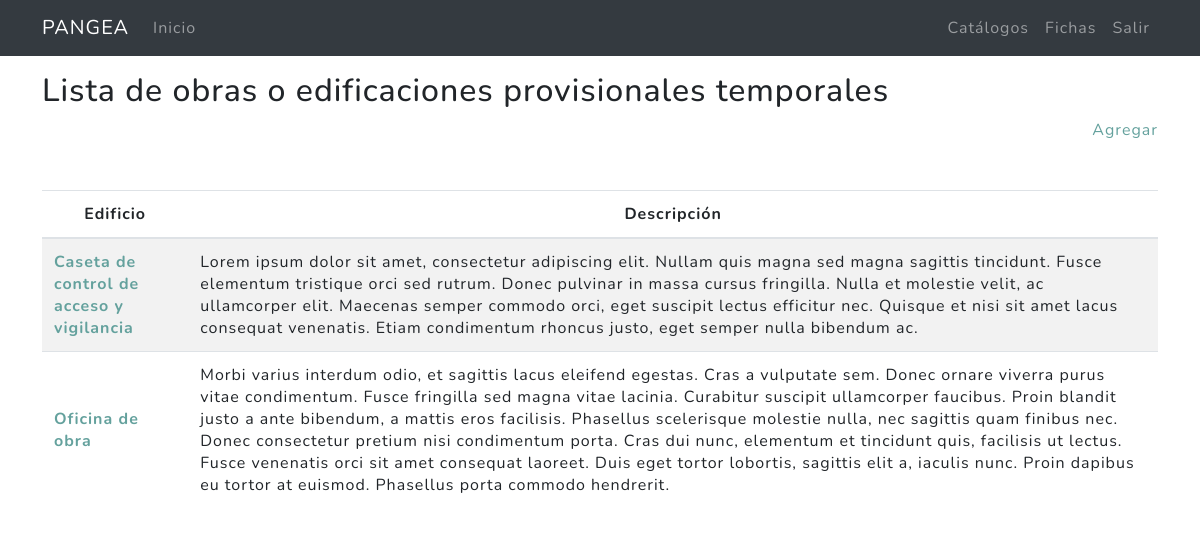
Screenshot of /catalogos/edificaciones/ (signed in) with the database file from the repository.
### miscelanea/models.py (models this page shows, shortened)
class EdificacionProvisional(models.Model):
    title =  models.CharField(max_length=1500,verbose_name = "Edificación en obras provisionales")
    description = models.TextField(max_length=1500,verbose_name="Descripción",blank = True)
    created = models.DateTimeField(auto_now_add = True,verbose_name = "Fecha de creación")
    updated = models.DateTimeField(auto_now = True,verbose_name = "Fecha de edición")
    class Meta:
        verbose_name = "Lista de obras o edificaciones provisionales temporales"
        verbose_name_plural = "Lista de obras o edificaciones provisionales temporales"
        ordering = ["title"]

### miscelanea/views.py (the view)
# urls.py: path('edificaciones/', EdiProvisionalListView.as_view(), name='edificaciones'),
@method_decorator(login_required,name='dispatch')
class EdiProvisionalListView(ListView):
    model = EdificacionProvisional
    template_name = "miscelanea/edificacionprovisional_list.html"
    paginate_by = 20
    def get_context_data(self, **kwargs):
        context = super().get_context_data(**kwargs)
        context['p_title']=EdificacionProvisional._meta.verbose_name
        return context

### miscelanea/templates/miscelanea/edificacionprovisional_list.html (shortened to what this page needs)
{% extends 'cap2/base_mx.html' %}
{% load static %}
{% block content %}
<main role="main">
  <div class="container mb-4">
    <h2 class="mt-3">{{p_title}}</h2>
    <div class="agregar mb-4 text-right"><a href="{% url 'catalogos:edificio-create' %}">Agregar</a></div>
    <table class="table  table-striped mt-5">
      <thead>
        <tr>
          <th scope="col-4" class="text-center">Edificio</th>
          <th scope="col-8" class="text-center">Descripción</th>
        </tr>
      </thead>
      <tbody>
      {% for edificio in edificacionprovisional_list %}
          <tr>
            <th scope="row" class="align-middle"><a href="{% url 'catalogos:edificio-update' edificio.id %}">{{edificio.title}} </a></th>
            <td>{{edificio.description}}</td>
          </tr>
      {% endfor %}
      </tbody>
    </table>
  </div>
</main>
{% endblock %}

### rows the page displays
EdificacionProvisional: title "Caseta de control de acceso y vigilancia", description "Lorem ipsum dolor sit amet, consectetur adipiscing elit. Nullam quis magna sed magna sagittis tincidunt. Fusce elementum tristique orci sed rutrum. Donec pulvinar in massa cursus fringilla. Nulla et molestie velit, ac ullamcorper elit. Maecenas semper commodo orci, eget suscipit lectus efficitur nec. Quisque et nisi sit amet lacus consequat venenatis. Etiam condimentum rhoncus justo, eget semper nulla bibendum ac."
EdificacionProvisional: title "Oficina de obra", description "Morbi varius interdum odio, et sagittis lacus eleifend egestas. Cras a vulputate sem. Donec ornare viverra purus vitae condimentum. Fusce fringilla sed magna vitae lacinia. Curabitur suscipit ullamcorper faucibus. Proin blandit justo a ante bibendum, a mattis eros facilisis. Phasellus scelerisque molestie nulla, nec sagittis quam finibus nec. Donec consectetur pretium nisi condimentum porta. Cras dui nunc, elementum et tincidunt quis, facilisis ut lectus. Fusce venenatis orci sit amet consequat laoreet. Duis eget tortor lobortis, sagittis elit a, iaculis nunc. Proin dapibus eu tortor at euismod. Phasellus porta commodo hendrerit."

### other values shown
{{ p_title }} "Lista de obras o edificaciones provisionales temporales"
